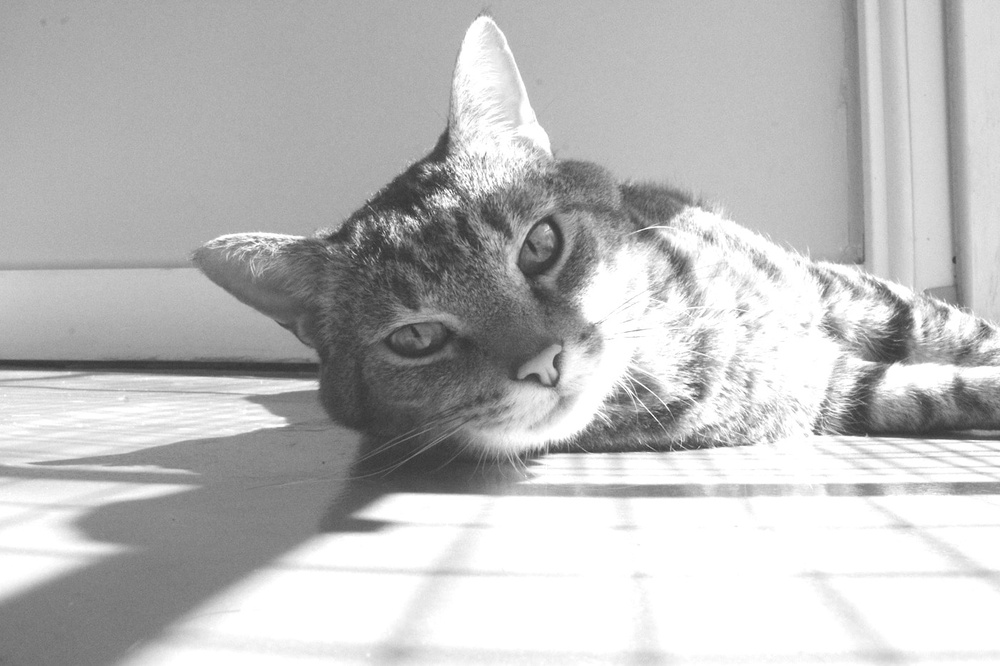
#> input picture frontend/images/cat_brightness+50.jpg, 1000 x 666 px, shrunk from 1400 x 933 before the run
$ python canny_edge.py
#> lines starting #> are read from the running program, lines starting #| are printed output that depends on the picture; after the words box and inside, x2 and y2 are one past the last pixel; in counts of white or black regions, pixels touching at a corner belong together
#> the answer given: ../../frontend/images/cat_brightness+50.jpg
#> the answer given: 100
#> the answer given: 100
#> the answer given: 1
#> in plot_analysis, image is the input picture: shape (666, 1000); min 51, max 255, mean 188
import cv2
import numpy as np
import os
import matplotlib.pyplot as plt

def apply_canny_edge(image, low_threshold, high_threshold, sigma):
    """
    Apply Canny edge detection to an image

    Args:
        image: numpy array of the image
        low_threshold: lower threshold for edge detection
        high_threshold: higher threshold for edge detection
        sigma: standard deviation for Gaussian blur
    """
#> called with low_threshold = 100, high_threshold = 100, sigma = 1
    try:
        # Convert to float for proper processing
        img_float = image.astype(float)

        # Apply Gaussian blur
        kernel_size = int(2 * round(3 * sigma) + 1)  # Ensure odd kernel size
        blurred = cv2.GaussianBlur(img_float, (kernel_size, kernel_size), sigma)
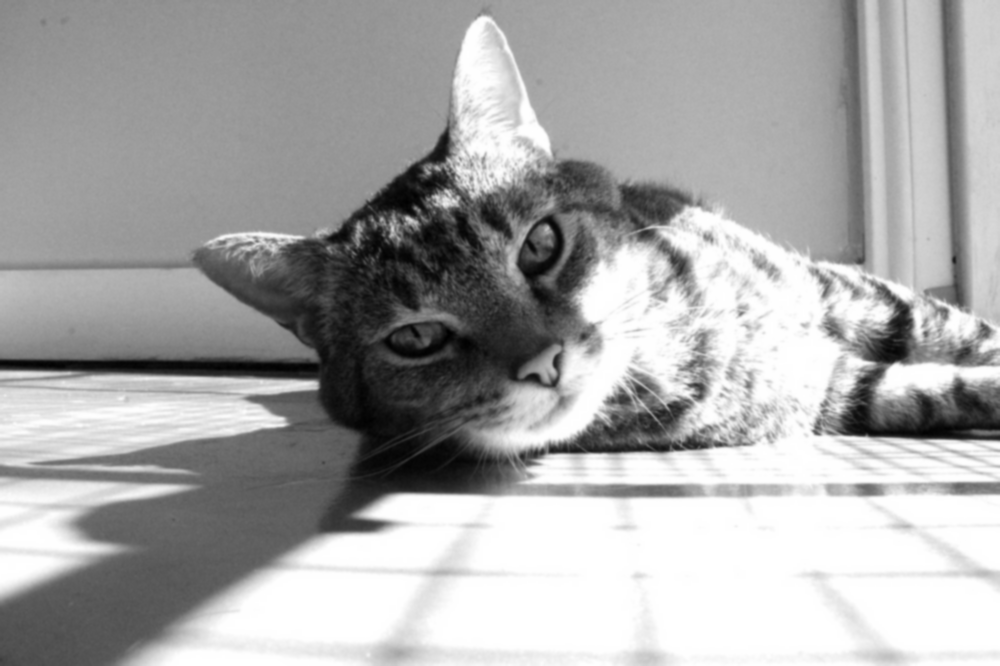
#> blurred: shape (666, 1000) float64; min 56.54, max 255, mean 188; drawn with min black and max white

        # Apply Canny edge detection
        edges = cv2.Canny(blurred.astype(np.uint8),
                         low_threshold,
                         high_threshold)
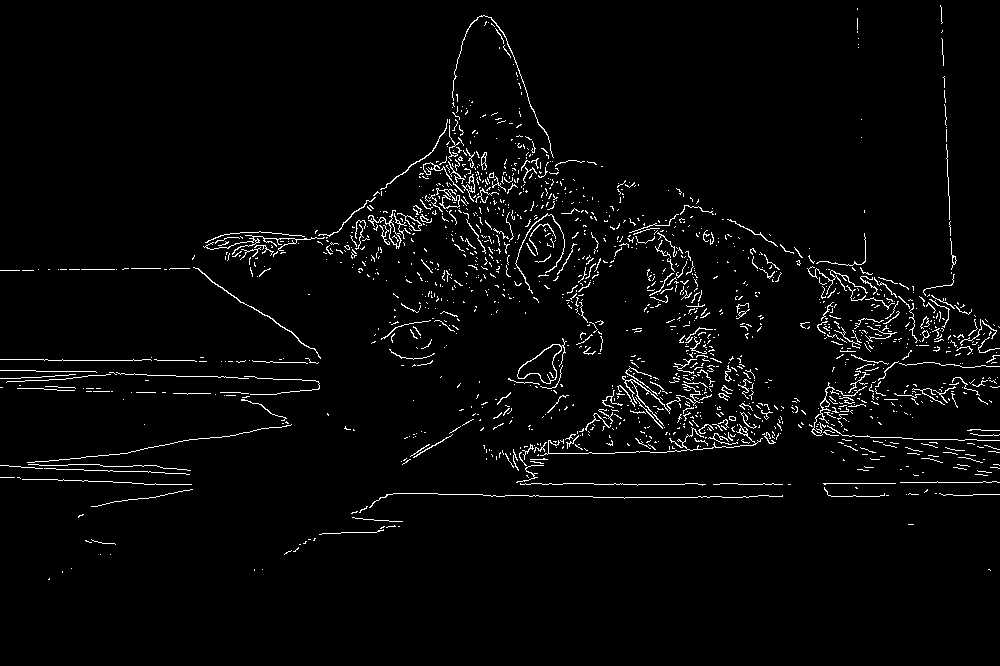
#> edges: shape (666, 1000); 2.9% white in thin lines or dots, all inside (x1, y1, x2, y2) = (0, 5, 1000, 580)

        return edges
    except Exception as e:
        print(f"Error in apply_canny_edge: {str(e)}")
        raise

def plot_analysis(image_path, low_threshold, high_threshold, sigma):
    """Plot analysis of the image before and after edge detection."""
    # Check if file exists
    if not os.path.exists(image_path):
        print(f"Error: File '{image_path}' not found.")
        return

    # Load the image
    image = cv2.imread(image_path, cv2.IMREAD_GRAYSCALE)
    if image is None:
        print("Error: Could not load image.")
        return

    # Apply edge detection
    edges = apply_canny_edge(image, low_threshold, high_threshold, sigma)

    # Create figure for display
    fig, (ax1, ax2) = plt.subplots(1, 2, figsize=(12, 5))

    # Display original image
    ax1.imshow(image, cmap='gray')
    ax1.set_title('Original Image')
    ax1.axis('off')

    # Display edge detection result
    ax2.imshow(edges, cmap='gray')
    ax2.set_title(f'Canny Edge Detection\n(L={low_threshold}, H={high_threshold}, σ={sigma})')
    ax2.axis('off')

    plt.tight_layout()
    plt.show()
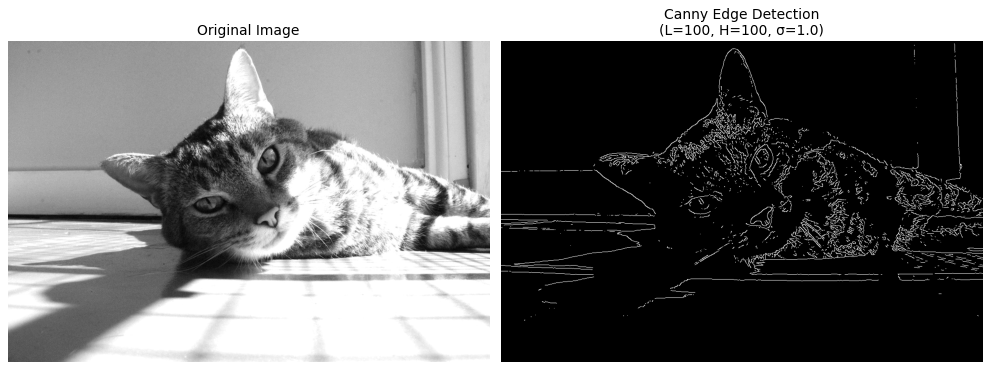
#> figure drawn by matplotlib, 2 panels

    # Ask if user wants to save the edge detection result
    while True:
        save = input("\nDo you want to save the edge detection result? (y/n): ").strip().lower()
        if save in ['y', 'n']:
            break
        print("Please enter 'y' for yes or 'n' for no.")
#> this loop made 3 passes; the answer given on pass 1: out.png

    if save == 'y':
        # Generate output filename
        base_name = os.path.splitext(image_path)[0]
        output_path = f"{base_name}_edges_L{low_threshold}_H{high_threshold}_s{sigma}.png"
        cv2.imwrite(output_path, edges)
        print(f"Edge detection result saved as: {output_path}")

def main():
    print("\nCanny Edge Detection Tool")
    print("-----------------------")
    print("Enter the path to your image file (or 'q' to quit)")

    while True:
        image_path = input("\nImage path (or 'q' to quit): ").strip()
        if image_path.lower() == 'q':
            print("Goodbye!")
            break

        if not os.path.exists(image_path):
            print("Error: File not found.")
            continue

        # Get parameters
        try:
            low_threshold = int(input("Enter low threshold (0-100): ").strip())
            high_threshold = int(input("Enter high threshold (0-200): ").strip())
            sigma = float(input("Enter sigma for Gaussian blur (0.1-5.0): ").strip())

            if not (0 <= low_threshold <= 100 and
                   0 <= high_threshold <= 200 and
                   0.1 <= sigma <= 5.0):
                print("Error: Parameters out of valid ranges.")
                continue

        except ValueError:
            print("Error: Invalid input. Please enter numeric values.")
            continue

        plot_analysis(image_path, low_threshold, high_threshold, sigma)

if __name__ == "__main__":
#> (the run stopped early here; a loop or call above may not have finished)
